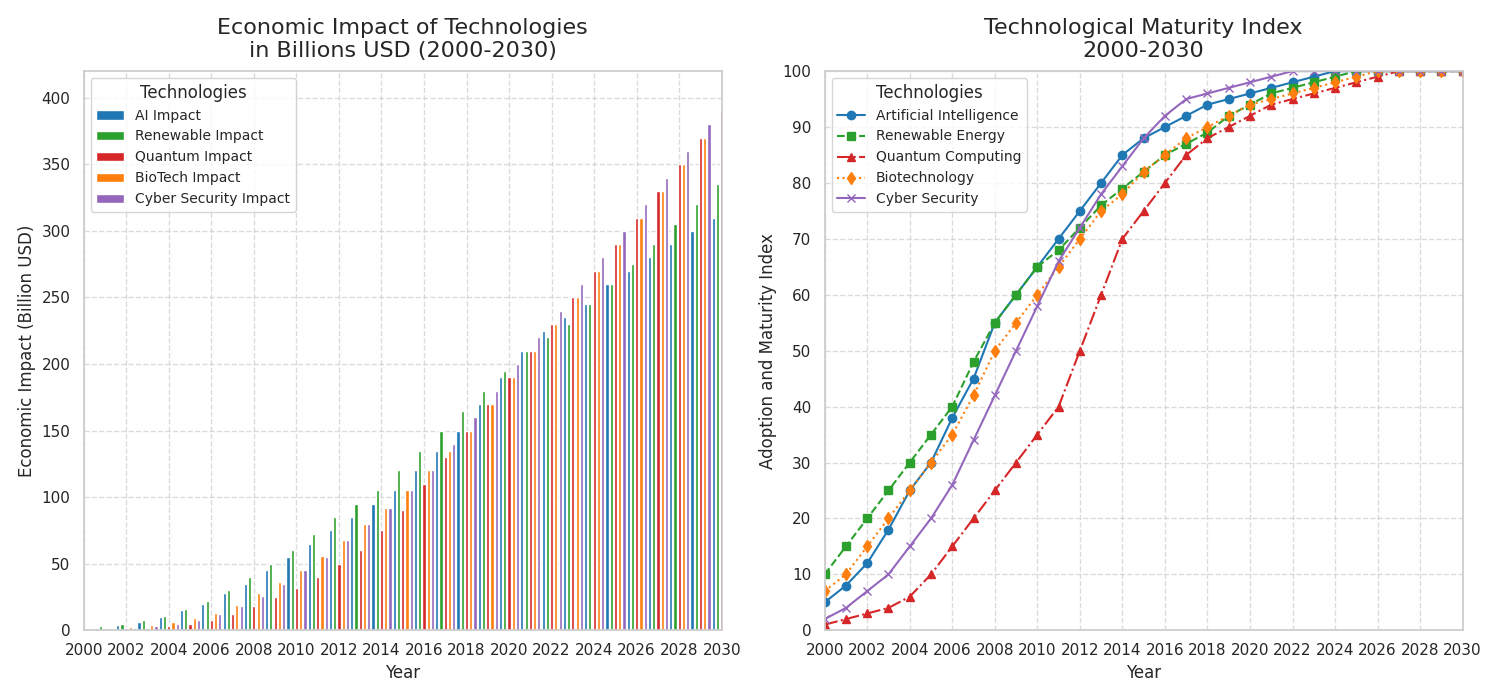

Recreate this plot in Python.
import matplotlib.pyplot as plt
import numpy as np

# Define the years and technologies
years = np.arange(2000, 2031)
technologies = [
    'Artificial Intelligence', 
    'Renewable Energy', 
    'Quantum Computing', 
    'Biotechnology', 
    'Cyber Security'
]

# Constructing hypothetical data for each technology over the years
ai_growth = [5, 8, 12, 18, 25, 30, 38, 45, 55, 60, 65, 70, 75, 80, 85, 88, 90, 92, 94, 95, 96, 97, 98, 99, 100, 100, 100, 100, 100, 100, 100]
renewable_energy_growth = [10, 15, 20, 25, 30, 35, 40, 48, 55, 60, 65, 68, 72, 76, 79, 82, 85, 87, 89, 92, 94, 96, 97, 98, 99, 100, 100, 100, 100, 100, 100]
quantum_computing_growth = [1, 2, 3, 4, 6, 10, 15, 20, 25, 30, 35, 40, 50, 60, 70, 75, 80, 85, 88, 90, 92, 94, 95, 96, 97, 98, 99, 100, 100, 100, 100]
biotechnology_growth = [7, 10, 15, 20, 25, 30, 35, 42, 50, 55, 60, 65, 70, 75, 78, 82, 85, 88, 90, 92, 94, 95, 96, 97, 98, 99, 100, 100, 100, 100, 100]
cyber_security_growth = [2, 4, 7, 10, 15, 20, 26, 34, 42, 50, 58, 66, 72, 78, 83, 88, 92, 95, 96, 97, 98, 99, 100, 100, 100, 100, 100, 100, 100, 100, 100]

# Additional hypothetical data for economic impact in billion USD
ai_economic_impact = [1, 2, 4, 6, 10, 15, 20, 28, 35, 45, 55, 65, 75, 85, 95, 105, 120, 135, 150, 170, 190, 210, 225, 235, 245, 260, 270, 280, 290, 300, 310]
renewable_energy_economic_impact = [2, 3, 5, 8, 11, 16, 22, 30, 40, 50, 60, 72, 85, 95, 105, 120, 135, 150, 165, 180, 195, 210, 220, 230, 245, 260, 275, 290, 305, 320, 335]
quantum_computing_economic_impact = [0.5, 1, 1.5, 2, 3, 5, 8, 12, 18, 25, 32, 40, 50, 60, 75, 90, 110, 130, 150, 170, 190, 210, 230, 250, 270, 290, 310, 330, 350, 370, 390]
biotechnology_economic_impact = [1, 1.5, 2.5, 4, 6, 9, 13, 19, 28, 36, 45, 56, 68, 80, 92, 105, 120, 135, 150, 170, 190, 210, 230, 250, 270, 290, 310, 330, 350, 370, 390]
cyber_security_economic_impact = [0.5, 1, 2, 3, 5, 8, 12, 18, 26, 35, 45, 55, 68, 80, 92, 105, 120, 140, 160, 180, 200, 220, 240, 260, 280, 300, 320, 340, 360, 380, 400]

# Plot setup with two subplots
fig, (ax1, ax2) = plt.subplots(1, 2, figsize=(15, 7))

# Plot 2 (originally): Economic Impact Over Time
ax1.bar(years - 0.4, ai_economic_impact, width=0.15, label='AI Impact', color='tab:blue')
ax1.bar(years - 0.2, renewable_energy_economic_impact, width=0.15, label='Renewable Impact', color='tab:green')
ax1.bar(years, quantum_computing_economic_impact, width=0.15, label='Quantum Impact', color='tab:red')
ax1.bar(years + 0.2, biotechnology_economic_impact, width=0.15, label='BioTech Impact', color='tab:orange')
ax1.bar(years + 0.4, cyber_security_economic_impact, width=0.15, label='Cyber Security Impact', color='tab:purple')

ax1.set_title('Economic Impact of Technologies\nin Billions USD (2000-2030)', fontsize=16, pad=10)
ax1.set_xlabel('Year', fontsize=12)
ax1.set_ylabel('Economic Impact (Billion USD)', fontsize=12)
ax1.set_xticks(np.arange(2000, 2031, 2))
ax1.set_xlim(2000, 2030)
ax1.grid(True, linestyle='--', alpha=0.7)
ax1.legend(title='Technologies', loc='upper left', fontsize=10)

# Plot 1 (originally): Technological Growth Over Time
ax2.plot(years, ai_growth, label='Artificial Intelligence', marker='o', color='tab:blue', linestyle='-')
ax2.plot(years, renewable_energy_growth, label='Renewable Energy', marker='s', color='tab:green', linestyle='--')
ax2.plot(years, quantum_computing_growth, label='Quantum Computing', marker='^', color='tab:red', linestyle='-.')
ax2.plot(years, biotechnology_growth, label='Biotechnology', marker='d', color='tab:orange', linestyle=':')
ax2.plot(years, cyber_security_growth, label='Cyber Security', marker='x', color='tab:purple', linestyle='-')

ax2.set_title('Technological Maturity Index\n2000-2030', fontsize=16, pad=10)
ax2.set_xlabel('Year', fontsize=12)
ax2.set_ylabel('Adoption and Maturity Index', fontsize=12)
ax2.set_xticks(np.arange(2000, 2031, 2))
ax2.set_yticks(np.arange(0, 101, 10))
ax2.set_xlim(2000, 2030)
ax2.set_ylim(0, 100)
ax2.grid(True, linestyle='--', alpha=0.7)
ax2.legend(title='Technologies', loc='upper left', fontsize=10)

plt.tight_layout()
plt.show()
